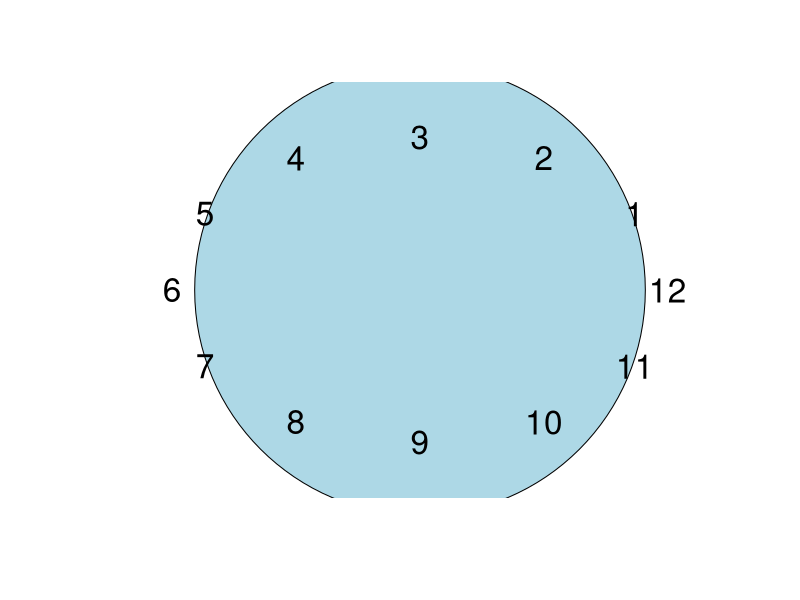
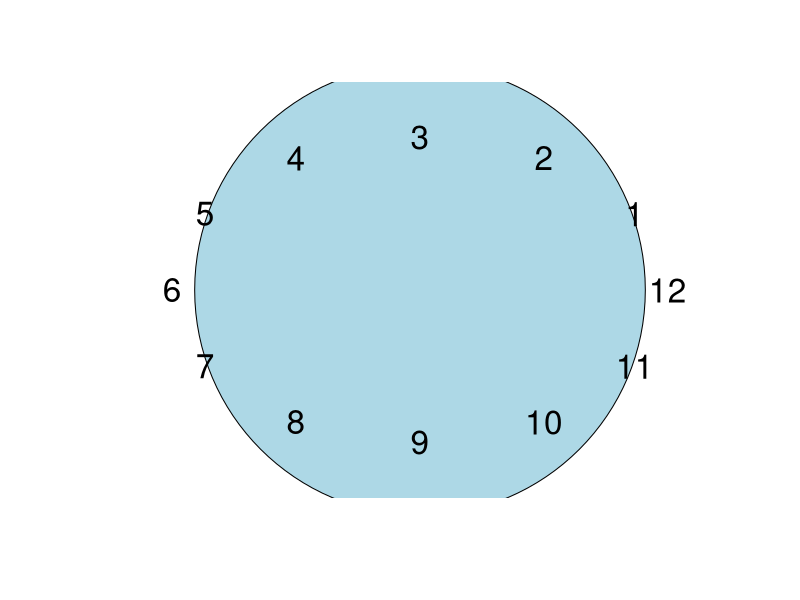

The R script that drew these images, in order:

# Лабораторная 3

setwd("C:/study/anatolich-1/R_labs/R_lab3/Workdir")

# Задание 3

# Сохранение в формате .jpg
jpeg(file = "clock_face.jpg", width = 800, height = 800)

# Настройка графики
plot(1, type = "n", xlab = "", ylab = "", xlim = c(-1.5, 1.5), ylim = c(-1.5, 1.5), axes = FALSE, xaxs = "i", yaxs = "i")
symbols(0, 0, circles = 1, inches = FALSE, add = TRUE, bg = "lightblue")

# Добавление меток часов
for (i in 1:12) {
  angle <- (i / 12) * 2 * pi
  x <- cos(angle)
  y <- sin(angle)
  text(x * 1.1, y * 1.1, labels = i, cex = 2, col = "black")
}

# Закрытие графического устройства
dev.off()

# Сохранение в формате .pdf с русскоязычными шрифтами
pdf(file = "clock_face.pdf", family = "NimbusSan", encoding = "CP1251.enc", width = 8, height = 8)

# Настройка графики
plot(1, type = "n", xlab = "", ylab = "", xlim = c(-1.5, 1.5), ylim = c(-1.5, 1.5), axes = FALSE, xaxs = "i", yaxs = "i")
symbols(0, 0, circles = 1, inches = FALSE, add = TRUE, bg = "lightblue")

# Добавление меток часов
for (i in 1:12) {
  angle <- (i / 12) * 2 * pi
  x <- cos(angle)
  y <- sin(angle)
  text(x * 1.1, y * 1.1, labels = i, cex = 2, col = "black")
}

# Закрытие графического устройства
dev.off()

# Встраивание шрифтов в PDF
#embedFonts("clock_face.pdf")